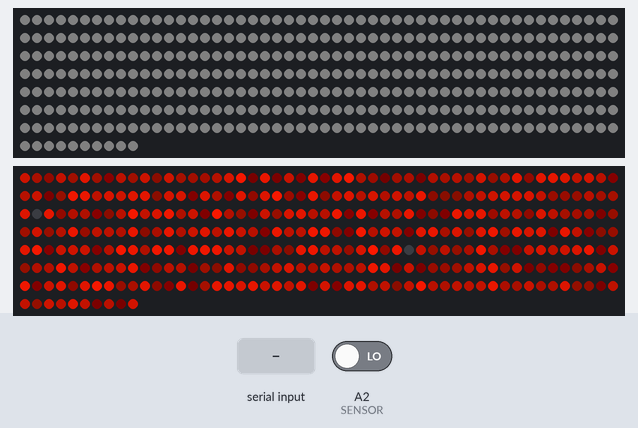
This sketch was run on a simulated Arduino Leonardo, built with avr-gcc and run on an emulated ATmega32U4. Shown: 2 × 360 RGB LEDs in strip order, left to right, continuing on the next row. The inputs (shaded band) are chosen by the test bench; at power-on: A2 (SENSOR) LOW. Dim RGB values are drawn brighter than linear; random numbers use the default seed unless the sketch sets one; USB keyboard and mouse output is not drawn; what the sketch prints to the serial monitor is not drawn.

Above: at 6.47 s.
6.5 s: "a" received over Serial
At 6.9 s:
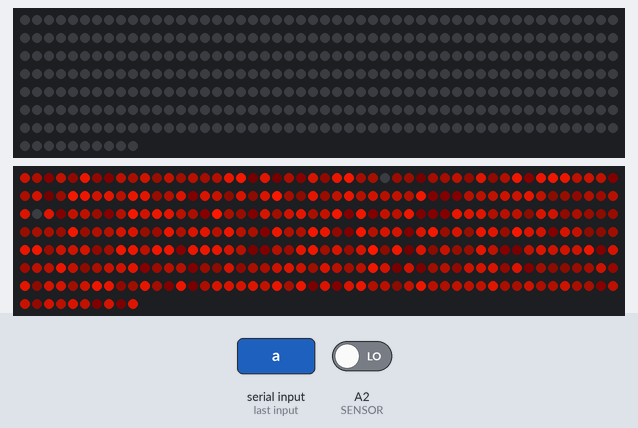
At 10.5 s:
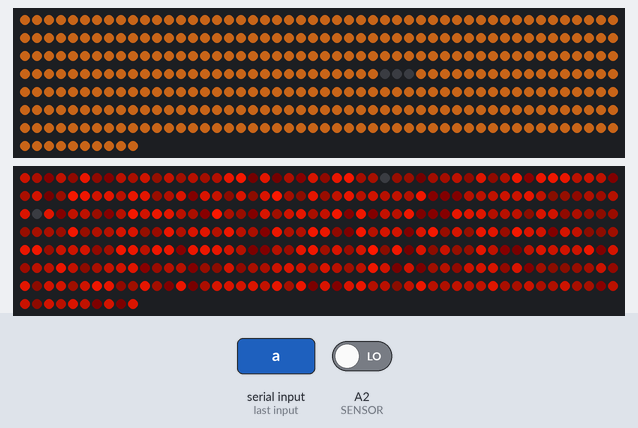

The sketch:

sunRain.ino
```cpp
/*\
|*| Author:
|*|   Juan Molina
|*|   Fiske Planetarium
|*|   jamolinaescalante@gmail.com
|*|   July-December 2019
|*|
|*| Some basic bits taken and remixed from:
|*|   1. Adafruit_NeoPixel Code
|*|   2. Tweaking4All LEDStrip Effects for NeoPixels
\*/
#include <Adafruit_NeoPixel.h>
#include <Keyboard.h>
#include <FastLED.h>
#include <math.h>
#ifdef __AVR__
#include <avr/power.h>
#endif
#define PIN A0
#define STRIPSIZE 360
#define DELAY 10
#define SENSOR A2 //sensor pin (pwm)
#define NUM_LEDS 360 //adjust this number if needed
#define MIRROR 180 // set to 1/2 of the LED count
#define DELAY 10
// Parameters to read sensor state.
int sensorState;
int sensorCounter = 0;
int lastSensorState = 0;
// Values for reference positions on the strip, gradients and color values.
int Mid = NUM_LEDS / 2; //center of the strip
int g_gradient; // gradient counter to add to the green values
int b_gradient; // gradient counter to add to the blue values
int b = 100; // Blue
int g = 100; // Green
int r = 100; // Red
int delayval = 10; // delay time
int j; // counter
uint32_t period = 10000L; // Millis
int randomVals[100]; // Array of values to pick from randomnly
int pickedIndex; // Param for the picked integer
/********FLAMES EFFECT Parameters*******/
// the data pin for the NeoPixels
#define DATA_PIN A0
// How many NeoPixels we will be using, charge accordingly
#define NUM_LEDS 360
//The variation in yellow color to create the fire effect, define the interval where the color can change.
#define MIN_VARIATION 0
#define MAX_VARIATION 25
//Value must be between 0 & 1.
//If you never want a LED to be completly off, put 0.1 to min
#define MIN_INTENSITY 0.1
#define MAX_INTENSITY 1.0
//Speed for variations, higher is slower
#define NOISE_SPEED_COLOR 3
#define NOISE_SPEED_INTENSITY 10
double n;
double ni;
const byte RED = 255;
CRGB leds[NUM_LEDS];
unsigned int lastTime = 0;
/********FLAMES EFFECT END *******/
// standard nepixel strip of 360 LEDs
Adafruit_NeoPixel * strip = new Adafruit_NeoPixel(STRIPSIZE, PIN, NEO_GRB + NEO_KHZ800);
// arduino logic initialization
void setup()
{
  Serial.begin(9600); // Initialize console
  Keyboard.begin(); // Initialize control over keyboard//
  FastLED.addLeds<NEOPIXEL, DATA_PIN>(leds, NUM_LEDS);
  pinMode(SENSOR, INPUT); // Assign sensor to pin A2 as input
  strip->begin();
  colorWipe(strip->Color(5, 5, 5), 0);
  // sensorToSerial();
  strip->show(); // Initialize all pixels to 'off'
  // fill array with values
  for (int i=0; i<50; i++)
  {
   randomVals[i] = i;
  }
  for (int i=0; i<50; i++)
  {
   randomVals[50+i] = -i;
  }
}
/*
  DO YOU WANT NEW SUNSPOTS?
  Because this is how we get new sunspots:
  This needs to run EVERY FRAME or the sensors wont make new spots.
  sensorToSerial():
    - Sends the sensor state to the serial stream.
    - The processing script is listening for this...
      ...and makes spots accordingly.
*/
void sensorToSerial()
{
  sensorState = digitalRead(SENSOR);
  Serial.println(sensorState);
}

void serialFlush(){
  while (Serial.available() > 0){
    char t = Serial.read();
    }

  }


void loop()
{

  pickedIndex = random(100);
  // Check for incoming serial data
  if (Serial.available() > 0)
  {
    int keyPress = Serial.read();
    //Serial.println("Pressed: " + keyPress);
    if (keyPress == 'a')
    {
       // Run solar flare effect first for burst.
       SolarFlare();
       // For # amount of time, run Sun Rain effect.
       for( uint32_t tStart = millis();  (millis()-tStart) < period;  )
       {
         SunRain(55,120,15,1,randomVals[pickedIndex]);
       }
    }
  }
  else
  {
   // Neutral state when nothing is sent to trigger
   // neutralState();
   flames();
  }
}
/********FLAMES EFFECT*******/
void flames()
{
  unsigned int time = millis();
  //Serial.println(1000/(time - lastTime));
  lastTime = time;
  for (int i = 0; i < NUM_LEDS; i++) {
    //adjust the mult and divide to change the global effect
    // will be added to advanced settings later
    n = inoise8(i*250 , (time+i)/NOISE_SPEED_COLOR);
    ni = inoise8(i*500 , (time+i)/NOISE_SPEED_INTENSITY);
    //You can change the easing function here
    //Used to avoid a linear effect and give a more natural curve.
    float v = QuadraticEaseInOut(n/255);
    float vi = QuadraticEaseInOut(ni/255);

    vi = (MAX_INTENSITY - MIN_INTENSITY) * v + MIN_INTENSITY;
    float red = vi *(RED*v);
    float yellow = vi *((MAX_VARIATION - MIN_VARIATION)*v + MIN_VARIATION);
    leds[i] = CRGB(red , yellow , 0);
  }
  sensorToSerial();
  FastLED.show();
}
float CubicEaseInOut(float p)
{
  if (p < 0.5)
  {
    return 4 * p * p * p;
  }
  else
  {
    float f = ((2 * p) - 2);
    return 0.5 * f * f * f + 1;
  }
}
float QuadraticEaseInOut(float p)
{
  if (p < 0.5)
  {
    return 2 * p * p;
  }
  else
  {
    return (-2 * p * p) + (4 * p) - 1;
  }
}
float SineEaseOut(float p)
{
  return sin(p * M_PI_2);
}
/********FLAMES EFFECT END*******/
// Global functions
void showStrip()
{
#ifdef ADAFRUIT_NEOPIXEL_H
  // NeoPixel
  sensorToSerial();
  strip->show();
#endif
#ifndef ADAFRUIT_NEOPIXEL_H
  // FastLED
  sensorToSerial();
  FastLED.show();
#endif
}
// Fill the dots one after the other with a color
void colorWipe(uint32_t c, uint8_t wait) {
  for(uint16_t i=0; i<strip->numPixels(); i++) {
      strip->setPixelColor(i, c);
      sensorToSerial();
      strip->show();
      delay(wait);
  }
}
// END Global functions for all effects.
// Sun rain effect from the middle
void SunRain(int Cooling, int Sparking, int SpeedDelay, int Mirror, int randNum) {
  static byte heat[NUM_LEDS];
  int cooldown;
  // Step 1.  Cool down every cell a little
  for( int i = 0; i < NUM_LEDS; i++) {
    cooldown = random(0, ((Cooling * 10) / NUM_LEDS) + 2);
    if(cooldown>heat[i]) {
      heat[i]=0;
    } else {
      heat[i]=heat[i]-cooldown;
    }
  }
  // Step 2.  Heat from each cell drifts 'up' and diffuses a little
  for( int k= NUM_LEDS - 1; k >= 2; k--) {
    heat[k] = (heat[k - 1] + heat[k - 2] + heat[k - 2]) / 3;
  }
  // Step 3.  Randomly ignite new 'sparks' near the bottom
  if( random(255) < Sparking ) {
    int y = random(7);
    heat[y] = heat[y] + random(160,255);
    //heat[y] = random(160,255);
  }
  // Step 4.  Convert heat to LED colors
  // Serial.println(randNum);
  for( int j = 0; j < NUM_LEDS/2; j++) {
    setPixelHeatColor(j+MIRROR-randNum, heat[j] );
    setPixelHeatColor(-randNum+MIRROR-j, heat[j] );
    }
  sensorToSerial();
  serialFlush();
  showStrip();
  delay(SpeedDelay);
}
void setPixelHeatColor (int Pixel, byte temperature) {
  // Scale 'heat' down from 0-255 to 0-191
  byte t192 = round((temperature/255.0)*110);
  // calculate ramp up from
  byte heatramp = t192 & 0x3F; // 0..63
  heatramp <<= 2; // scale up to 0..252
  // figure out which third of the spectrum we're in:
  if( t192 > 0x80) {                     // hottest
    setPixel(Pixel, 255, 150, heatramp);
  } else if( t192 > 0x40 ) {             // middle
    setPixel(Pixel, 255, heatramp, 0);
  } else {                               // coolest
    setPixel(Pixel, heatramp, 0, 0);
  }
}
void setPixel(int Pixel, byte red, byte green, byte blue) {
 #ifdef ADAFRUIT_NEOPIXEL_H
   // NeoPixel
   strip->setPixelColor(Pixel, strip->Color(red, green, blue));
 #endif
 #ifndef ADAFRUIT_NEOPIXEL_H
   // FastLED
   leds[Pixel].r = red;
   leds[Pixel].g = green;
   leds[Pixel].b = blue;
 #endif
}
void setAll(byte red, byte green, byte blue) {
  for(int i = 0; i < NUM_LEDS; i++ ) {
    setPixel(i, red, green, blue);
  }
  sensorToSerial();
  showStrip();
}
// END: Sun rain effect from the middle
// The solar flare effect; From the center, going down to opposite side.
void SolarFlare()
{
  for (int i = 0; i < NUM_LEDS / 2; i++) {
      j = NUM_LEDS - 1 - i;
      // strip->Color takes RGB values, from 0,0,0 up to 255,255,255
      strip->setPixelColor(i, strip->Color(0, 0, 0)); // Front to off
      strip->setPixelColor(j, strip->Color(0, 0, 0)); //Back to off
    }
    sensorToSerial();
    strip->show();
    delay(delayval);
    // Top flashes on
    for (int i = 0; i < NUM_LEDS / 2; i++) {
      j = NUM_LEDS - 1 - i;
      // strip->Color takes RGB values, from 0,0,0 up to 255,255,255
      if (i >= 3 * NUM_LEDS / 8) {
        strip->setPixelColor(i, strip->Color(r, g / 2, b / 8)); // Front to off
        strip->setPixelColor(j, strip->Color(r, g / 2, b / 8)); //Back to off
      }
    }
    sensorToSerial();
    strip->show();
    delay(75);
    //Top turns off all at once
    for (int i = 0; i < NUM_LEDS / 2; i++) {
      j = NUM_LEDS - 1 - i;
      // strip->Color takes RGB values, from 0,0,0 up to 255,255,255
      strip->setPixelColor(i, strip->Color(0, 0, 0)); // Front to off
      strip->setPixelColor(j, strip->Color(0, 0, 0)); //Back to off
    }
    sensorToSerial();
    strip->show();
    delay(75);
    //Runs down each side fast on
    for (int i = 0; i < NUM_LEDS / 4; i = i + 5) {
      j = NUM_LEDS - 1 - i;
      strip->setPixelColor(i + Mid, strip->Color(r, g / 2, b / 8));
      strip->setPixelColor(i + Mid + 1, strip->Color(r, g / 2, b / 8));
      strip->setPixelColor(i + Mid + 2, strip->Color(r, g / 2, b / 8));
      strip->setPixelColor(i + Mid + 3, strip->Color(r, g / 2, b / 8));
      strip->setPixelColor(i + Mid + 4, strip->Color(r, g / 2, b / 8));
      strip->setPixelColor(j - Mid, strip->Color(r, g / 2, b / 8));
      strip->setPixelColor(j - Mid - 1, strip->Color(r, g / 2, b / 8));
      strip->setPixelColor(j - Mid - 2, strip->Color(r, g / 2, b / 8));
      strip->setPixelColor(j - Mid - 3, strip->Color(r, g / 2, b / 8));
      strip->setPixelColor(j - Mid - 4, strip->Color(r, g / 2, b / 8));
      sensorToSerial();
      strip->show();
      //delay(delayval);
    }
    //Runs down each side fast off
    for (int i = 0; i < NUM_LEDS / 2; i = i + 5) {
      j = NUM_LEDS - 1 - i;
      if (i < NUM_LEDS / 4) {
        strip->setPixelColor(i + Mid + NUM_LEDS / 4, strip->Color(r, g / 2, b / 8));
        strip->setPixelColor(i + Mid + 1 + NUM_LEDS / 4, strip->Color(r, g / 2, b / 8));
        strip->setPixelColor(i + Mid + 2 + NUM_LEDS / 4, strip->Color(r, g / 2, b / 8));
        strip->setPixelColor(i + Mid + 3 + NUM_LEDS / 4, strip->Color(r, g / 2, b / 8));
        strip->setPixelColor(i + Mid + 4 + NUM_LEDS / 4, strip->Color(r, g / 2, b / 8));
        strip->setPixelColor(j - Mid - NUM_LEDS / 4, strip->Color(r, g / 2, b / 8));
        strip->setPixelColor(j - Mid - 1 - NUM_LEDS / 4, strip->Color(r, g / 2, b / 8));
        strip->setPixelColor(j - Mid - 2 - NUM_LEDS / 4, strip->Color(r, g / 2, b / 8));
        strip->setPixelColor(j - Mid - 3 - NUM_LEDS / 4, strip->Color(r, g / 2, b / 8));
        strip->setPixelColor(j - Mid - 4 - NUM_LEDS / 4, strip->Color(r, g / 2, b / 8));
      }
      strip->setPixelColor(i + Mid, strip->Color(0, 0, 0));
      strip->setPixelColor(i + Mid + 1, strip->Color(0, 0, 0));
      strip->setPixelColor(i + Mid + 2, strip->Color(0, 0, 0));
      strip->setPixelColor(i + Mid + 3, strip->Color(0, 0, 0));
      strip->setPixelColor(i + Mid + 4, strip->Color(0, 0, 0));
      strip->setPixelColor(j - Mid, strip->Color(0, 0, 0));
      strip->setPixelColor(j - Mid - 1, strip->Color(0, 0, 0));
      strip->setPixelColor(j - Mid - 2, strip->Color(0, 0, 0));
      strip->setPixelColor(j - Mid - 3, strip->Color(0, 0, 0));
      strip->setPixelColor(j - Mid - 4, strip->Color(0, 0, 0));
      sensorToSerial();
      strip->show();
      //delay(delayval);
    }
    //Pauses while everything is dark
    delay(10);
    //Slowly creeps back up to the top
    for (int i = 0; i < NUM_LEDS / 2; i += 4) {
      j = NUM_LEDS - 1 - i;
      strip->setPixelColor(i, strip->Color(r, g / 2, b / 8));
      strip->setPixelColor(j, strip->Color(r, g / 2, b / 8));
      sensorToSerial();
      strip->show();
      //delay(delayval*10);
      strip->setPixelColor(i + 3, strip->Color(r, g / 2, b / 8));
      strip->setPixelColor(j + 2, strip->Color(r, g / 2, b / 8));
      sensorToSerial();
      strip->show();
      //delay(delayval*10);
      strip->setPixelColor(i + 1, strip->Color(r, g / 2, b / 8));
      strip->setPixelColor(j + 1, strip->Color(r, g / 2, b / 8));
      sensorToSerial();
      strip->show();
      //delay(delayval*10);
      strip->setPixelColor(i + 2, strip->Color(r, g / 2, b / 8));
      strip->setPixelColor(j + 3, strip->Color(r, g / 2, b / 8));
      sensorToSerial();
      strip->show();
      //delay(delayval*10);
    }
    //Pauses while everything is light
    delay(10);
    //Fade off
    for (int i = 0; i < NUM_LEDS / 2; i += 5) {
      j = NUM_LEDS - 1 - i;
      // strip->Color takes RGB values, from 0,0,0 up to 255,255,255
      strip->setPixelColor(i, strip->Color(0, 0, 0)); // Front to off
      strip->setPixelColor(i + 1, strip->Color(0, 0, 0)); // Front to off
      strip->setPixelColor(i + 2, strip->Color(0, 0, 0)); // Front to off
      strip->setPixelColor(i + 3, strip->Color(0, 0, 0)); // Front to off
      strip->setPixelColor(i + 4, strip->Color(0, 0, 0)); // Front to off
      strip->setPixelColor(j, strip->Color(0, 0, 0)); //Back to off
      strip->setPixelColor(j - 1, strip->Color(0, 0, 0)); //Back to off
      strip->setPixelColor(j - 2, strip->Color(0, 0, 0)); //Back to off
      strip->setPixelColor(j - 3, strip->Color(0, 0, 0)); //Back to off
      strip->setPixelColor(j - 4, strip->Color(0, 0, 0)); //Back to off
      sensorToSerial();
      strip->show();
    }
    delay(delayval);
    //Quick flash on
    for (int i = 0; i < NUM_LEDS / 2; i++) {
      j = NUM_LEDS - 1 - i;
      if (i >= 3 * NUM_LEDS / 8) {
        strip->setPixelColor(i, strip->Color(r, g / 2, b / 8)); // Front to off
        strip->setPixelColor(j, strip->Color(r, g / 2, b / 8)); //Back to off
      }
    }
    sensorToSerial();
    strip->show();
    delay(10);
    delay(100);
}
// END: The solar flare effect; From the center, going down to opposite sides
// Neutral state; Yellow to red patterns
void neutralState()
{
    // Sets the gradient once
    for (int i = 0; i < (NUM_LEDS / 2) + 1; i++)
    {
    // strip->Color takes RGB values, from 0,0,0 up to 255,255,255
    j = NUM_LEDS - 1 - i;
    g_gradient = map(i, 0, NUM_LEDS / 2, 0, r / 3);
    b_gradient = map(i, 0, NUM_LEDS / 2, 0, r / 3);
    strip->setPixelColor(i + Mid, strip->Color(r, g_gradient, 0)); //Front
    strip->setPixelColor(j - Mid, strip->Color(r, g_gradient, 0)); //Back
  }
  sensorToSerial();
  strip->show(); // This sends the updated pixel color to the hardware.
  //delay(delayval); // Delay for a period of time (in milliseconds).
}
// END: Neutral state; Yellow to red patterns
```

Measured:
- what the display in image 1 shows lasts 3.5 s, from 6.6 s to 10.1 s
- what the display in image 2 shows lasts 0.6 s, from 10.1 s to 10.7 s
